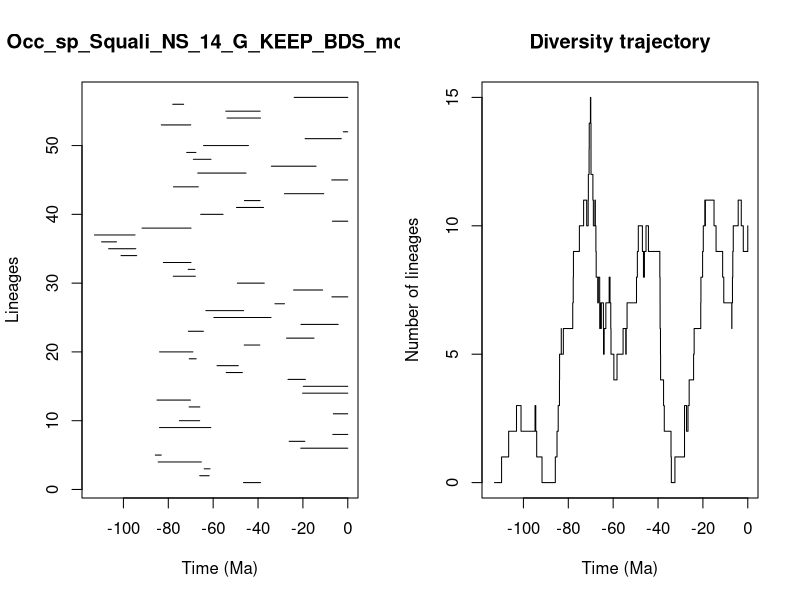

R code for this plot:


pdf(file='../Results/Species_NS/5_MA_bins_EXT_EP_FT/pyrate_mcmc_logs/Occ_sp_Squali_NS_14_G_KEEP_BDS_mcmc_LTT.pdf',width=0.6*20, height=0.6*10)
title = "Occ_sp_Squali_NS_14_G_KEEP_BDS_mcmc"
ts=c(46.495503332170294, 65.98964941927184,64.01246355559263,84.50056113122626,85.78705716445617,20.961024478538366,26.128145337499213,6.680292817299928,83.93929216460468,75.0605001661623,6.467493263914489,70.73743640680125,85.02636025795398,20.140009354254303,19.829509847951073,26.643757279947685,54.19482888013103,58.285730951884176,70.66802636469777,83.88804797220355,46.15306790562049,27.29276684188532,71.06166325819291,20.883402328573748,59.69472561669867,63.26163997429697,32.473597892024124,7.077784475155926,24.155602408417977,49.219664643676744,77.80099978178379,71.1450800607719,82.20700099845233,101.06877177603856,106.58541569664477,109.74193152303582,112.91062607223692,91.71669545285182,6.828145886737039,65.57248247176658,49.59812837711379,46.070336538590716,28.199099048572343,77.71043024236822,7.139233319363815,66.8866155995795,34.069495700631116,68.82925307878611,71.80138866335007,64.30195730500212,19.036788106324725,2.0059785916543786,83.12690236441716,53.803479660493075,54.38820473192611,78.01969484339224,23.900943739839587)
te=c(38.86241681595563, 61.785284406109064,61.40276846503173,65.28333523123139,83.13664058899936,0.0,19.146265483629964,0.0,61.06791534109679,66.00863988953228,0.0,65.94417493478903,70.13724280541743,0.0,0.0,18.88792170120755,46.974659027930734,48.79664871578325,67.56925460509986,69.03680767361017,39.20480612876185,15.042984080065391,64.34958626481678,4.272648069484109,34.212612443592135,46.40278409545078,28.19588690285577,0.0,11.20337777657984,37.21986069320733,67.94640426648338,68.1465727937184,69.88117526765943,94.08833027374615,94.49783207659704,103.08737856021452,94.82716443578444,69.87820079982647,0.0,55.582136623642626,37.541381979166225,39.09850881101492,10.70484774322667,66.61023490187543,0.0,45.358743294236945,14.138715427641236,60.96718807975712,67.70350388054368,44.28009724317449,2.8954503703575734,0.0,69.98281860404043,38.91207592397013,39.081283896564294,73.17515246104911,0.0)
div_traj=c(0, 1,2,3,2,3,2,1,0,1,2,3,4,5,6,5,6,7,8,9,10,11,10,11,12,13,14,15,14,13,12,11,10,11,10,9,8,7,8,7,6,7,6,7,6,5,6,7,8,7,6,5,4,5,6,5,6,7,8,9,10,9,8,9,8,9,10,9,8,7,6,5,4,3,2,1,0,1,2,3,2,3,4,5,6,7,8,9,10,11,10,11,10,9,8,7,6,7,8,9,10,11,10,9,10)
time_events=c(112.91062607223692, 109.74193152303582,106.58541569664477,103.08737856021452,101.06877177603856,94.82716443578444,94.49783207659704,94.08833027374615,91.71669545285182,85.78705716445617,85.02636025795398,84.50056113122626,83.93929216460468,83.88804797220355,83.13664058899936,83.12690236441716,82.20700099845233,78.01969484339224,77.80099978178379,77.71043024236822,75.0605001661623,73.17515246104911,71.80138866335007,71.1450800607719,71.06166325819291,70.73743640680125,70.66802636469777,70.13724280541743,69.98281860404043,69.88117526765943,69.87820079982647,69.03680767361017,68.82925307878611,68.1465727937184,67.94640426648338,67.70350388054368,67.56925460509986,66.8866155995795,66.61023490187543,66.00863988953228,65.98964941927184,65.94417493478903,65.57248247176658,65.28333523123139,64.34958626481678,64.30195730500212,64.01246355559263,63.26163997429697,61.785284406109064,61.40276846503173,61.06791534109679,60.96718807975712,59.69472561669867,58.285730951884176,55.582136623642626,54.38820473192611,54.19482888013103,53.803479660493075,49.59812837711379,49.219664643676744,48.79664871578325,46.974659027930734,46.495503332170294,46.40278409545078,46.15306790562049,46.070336538590716,45.358743294236945,44.28009724317449,39.20480612876185,39.09850881101492,39.081283896564294,38.91207592397013,38.86241681595563,37.541381979166225,37.21986069320733,34.212612443592135,34.069495700631116,32.473597892024124,28.199099048572343,28.19588690285577,27.29276684188532,26.643757279947685,26.128145337499213,24.155602408417977,23.900943739839587,20.961024478538366,20.883402328573748,20.140009354254303,19.829509847951073,19.146265483629964,19.036788106324725,18.88792170120755,15.042984080065391,14.138715427641236,11.20337777657984,10.70484774322667,7.139233319363815,7.077784475155926,6.828145886737039,6.680292817299928,6.467493263914489,4.272648069484109,2.8954503703575734,2.0059785916543786,0.0)
                par(mfrow=c(1,2))
                L = length(ts)
                plot(ts, 1:L , xlim=c(-max(ts)-1,0), pch=20, type="n", main=title,xlab="Time (Ma)",ylab="Lineages")
                for (i in 1:L){segments(x0=-te[i],y0=i,x1=-ts[i],y1=i)}    
                t = -time_events
                plot(div_traj ~ t,type="s", main = "Diversity trajectory",xlab="Time (Ma)",ylab="Number of lineages",xlim=c(-max(ts)-1,0))
                abline(v=c(65,200,251,367,445),lty=2,col="gray")
                
